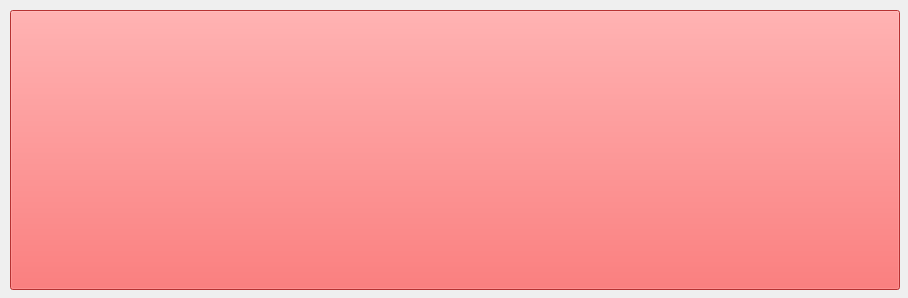
<?xml version="1.0" encoding="UTF-8"?>
<ui version="4.0">
 <class>camera</class>
 <widget class="QWidget" name="camera">
  <property name="geometry">
   <rect>
    <x>0</x>
    <y>0</y>
    <width>908</width>
    <height>298</height>
   </rect>
  </property>
  <property name="windowTitle">
   <string>Form</string>
  </property>
  <widget class="QPushButton" name="pushButton">
   <property name="geometry">
    <rect>
     <x>10</x>
     <y>10</y>
     <width>890</width>
     <height>280</height>
    </rect>
   </property>
   <property name="styleSheet">
    <string notr="true">background-color: rgb(255, 70, 70); </string>
   </property>
   <property name="text">
    <string/>
   </property>
  </widget>
 </widget>
 <resources/>
 <connections/>
</ui>
